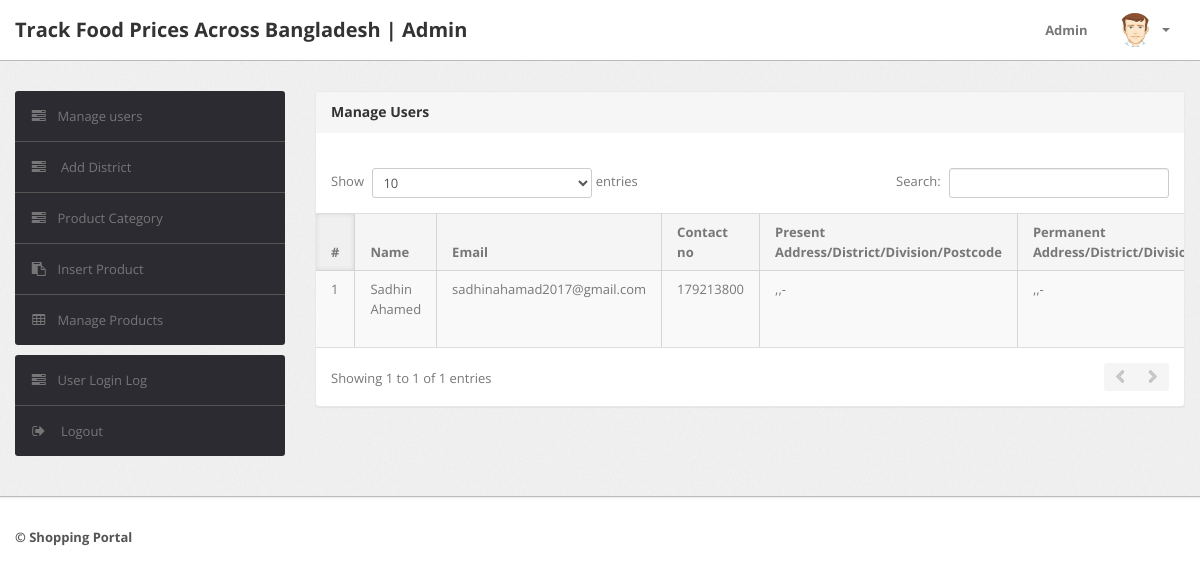
The app's page /Food/admin/manage-users.php (signed in) with its own data.
### tables this page shows
CREATE TABLE `users` (
  `id` int(11) NOT NULL,
  `name` varchar(255) DEFAULT NULL,
  `email` varchar(255) DEFAULT NULL,
  `contactno` bigint(11) DEFAULT NULL,
  `password` varchar(255) DEFAULT NULL,
  `shippingAddress` longtext DEFAULT NULL,
  `shippingState` varchar(255) DEFAULT NULL,
  `shippingCity` varchar(255) DEFAULT NULL,
  `shippingPincode` int(11) DEFAULT NULL,
  `billingAddress` longtext DEFAULT NULL,
  `billingState` varchar(255) DEFAULT NULL,
  `billingCity` varchar(255) DEFAULT NULL,
  `billingPincode` int(11) DEFAULT NULL,
  `regDate` timestamp NOT NULL DEFAULT current_timestamp(),
  `updationDate` varchar(255) DEFAULT NULL
);

### Food/admin/manage-users.php (the view, shortened to what this page needs)
<?php
include('include/config.php');
if(strlen($_SESSION['alogin'])==0)
	{
header('location:index.php');
}
else{
?>
<!DOCTYPE html>
<html lang="en">
<head>
	<link type="text/css" href="bootstrap/css/bootstrap.min.css" rel="stylesheet">
	<link type="text/css" href="bootstrap/css/bootstrap-responsive.min.css" rel="stylesheet">
	<link type="text/css" href="css/theme.css" rel="stylesheet">
	<link type="text/css" href="images/icons/css/font-awesome.css" rel="stylesheet">
</head>
<body>
<?php include('include/header.php');?>
	<div class="wrapper">
		<div class="container">
			<div class="row">
<?php include('include/sidebar.php');?>
			<div class="span9">
					<div class="content">
	<div class="module">
							<div class="module-head">
								<h3>Manage Users</h3>
							</div>
							<div class="module-body table">
									<br />
								<table cellpadding="0" cellspacing="0" border="0" class="datatable-1 table table-bordered table-striped	 display" width="100%">
									<thead>
										<tr>
											<th>#</th>
											<th> Name</th>
											<th>Email </th>
											<th>Contact no</th>
											<th>Present Address/District/Division/Postcode </th>
											<th>Permanent Address/District/Division/Postcode </th>
										</tr>
									</thead>
									<tbody>
<?php $query=mysqli_query($con,"select * from users");
$cnt=1;
while($row=mysqli_fetch_array($query))
{
?>
										<tr>
											<td><?php echo htmlentities($cnt);?></td>
											<td><?php echo htmlentities($row['name']);?></td>
											<td><?php echo htmlentities($row['email']);?></td>
											<td> <?php echo htmlentities($row['contactno']);?></td>
											<td><?php echo htmlentities($row['shippingAddress'].",".$row['shippingCity'].",".$row['shippingState']."-".$row['shippingPincode']);?></td>
											<td><?php echo htmlentities($row['billingAddress'].",".$row['billingCity'].",".$row['billingState']."-".$row['billingPincode']);?></td>
										<?php $cnt=$cnt+1; } ?>
								</table>
							</div>
						</div>
					</div>
				</div>
			</div>
		</div>
	</div>
<?php include('include/footer.php');?>
</body>
<?php } ?>

### Food/admin/css/theme.css (style rules this page uses)
body { font-size: 13px; font-family: 'Open Sans', Arial, sans-serif; background: #fff; color: #777 }
h1, h2, h3, h4, h5, h6 { color: #333; margin-top: 0 }
h3 { font-size: 20px }
.wrapper { background: url(../images/bg.png) #eee; border-bottom: 1px solid #bbb; -webkit-box-shadow: 0 1px 2px rgba(0,0,0,0.1); -moz-box-shadow: 0 1px 2px rgba(0,0,0,0.1); box-shadow: 0 1px 2px rgba(0,0,0,0.1); padding: 30px 0 }
.module { background: #fff; -webkit-border-radius: 3px; -moz-border-radius: 3px; border-radius: 3px; border: 1px solid #ccc; border-bottom-color: #bbb; -webkit-box-shadow: 0 0 1px rgba(0,0,0,0.2); -moz-box-shadow: 0 0 1px rgba(0,0,0,0.2); box-shadow: 0 0 1px rgba(0,0,0,0.2); margin-bottom: 30px }
.table { margin-bottom: 0 }
.table th, .table td { border-color: #d5d5d5!important }
.table-bordered thead:first-child tr:first-child>th:first-child, .table-bordered tbody:first-child tr:first-child>td:first-child { -webkit-border-top-left-radius: 2px; -moz-border-radius-topleft: 2px; border-top-left-radius: 2px }
.table-bordered thead:last-child tr:last-child>th:first-child, .table-bordered tbody:last-child tr:last-child>td:first-child, .table-bordered tfoot:last-child tr:last-child>td:first-child { -webkit-border-bottom-left-radius: 2px; -moz-border-radius-bottomleft: 2px; border-bottom-left-radius: 2px }
.module { box-shadow: 0 0 3px rgba(0,0,0,.1); border-color: #e9e9e9; margin-bottom: 20px; background-color: #fff; border-radius: 4px; -webkit-box-shadow: 0 1px 1px rgba(0,0,0,.05); box-shadow: 0 1px 1px rgba(0,0,0,.05); }
.module-head { color: #767676; background-color: #f6f6f6; border-color: #e9e9e9; padding: 10px 15px; border-bottom: 1px solid transparent; border-top-right-radius: 3px; border-top-left-radius: 3px; }
.module-head h3 { font-size: 14px; line-height: 20px; height: 20px; margin: 0 }
.module-body { padding: 15px }
.module-body.table { padding: 15px 0 }
.module-body.table .table th, .module-body.table .table td { padding-left: 15px; padding-right: 15px }
.dataTables_wrapper table th { background: #f5f5f5; cursor: pointer }
.dataTables_wrapper table th.sorting_asc, .dataTables_wrapper table th.sorting_desc { background: #f0f0f0; -webkit-box-shadow: 0 0 5px rgba(0,0,0,0.1) inset; -moz-box-shadow: 0 0 5px rgba(0,0,0,0.1) inset; box-shadow: 0 0 5px rgba(0,0,0,0.1) inset }
.dataTables_wrapper .table-bordered { -webkit-border-radius: 0; -moz-border-radius: 0; border-radius: 0; border-left: 0; border-right: 0 }
.dataTables_wrapper .table-bordered thead tr>th:first-child, .dataTables_wrapper .table-bordered tbody tr>td:first-child, .dataTables_wrapper .table-bordered tfoot tr>td:first-child, .dataTables_wrapper .table-bordered tfoot tr>th:first-child { border-left: 0 }
.dataTables_wrapper .table-bordered thead:first-child tr:first-child>th:first-child, .dataTables_wrapper .table-bordered tbody:first-child tr:first-child>td:first-child { -webkit-border-top-left-radius: 0; -moz-border-radius-topleft: 0; border-top-left-radius: 0 }
.dataTables_wrapper .table-bordered thead:last-child tr:last-child>th:first-child, .dataTables_wrapper .table-bordered tbody:last-child tr:last-child>td:first-child, .dataTables_wrapper .table-bordered tfoot:last-child tr:last-child>td:first-child { -webkit-border-bottom-left-radius: 0; -moz-border-radius-bottomleft: 0; border-bottom-left-radius: 0 }

### records on screen
users: name "Sadhin Ahamed", email "sadhinahamad2017@gmail.com", contactno "179213800", shippingAddress+shippingCity+shippingState ",,-", billingAddress+billingCity+billingState ",,-"
